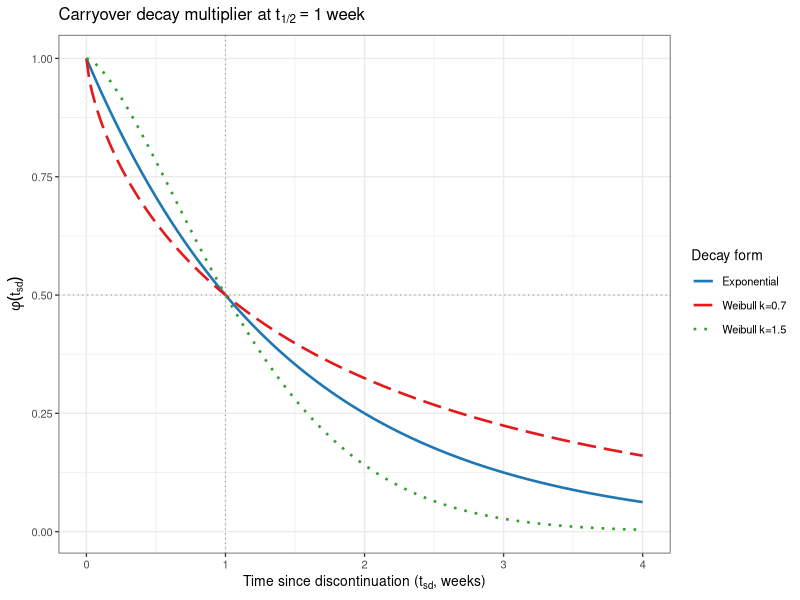

Source code (R):
## analysis/scripts/carryover-sensitivity/20-decay-curve-figure.R
##
## Illustrates the four DGP decay-shape levels used throughout this
## manuscript's Tier 1 grid (exponential; Weibull k = 0.7, 1.0, 1.5)
## as closed-form curves of the carryover multiplier phi(t_sd)
## against time since discontinuation, at the reference half-life
## t1half = 1.0 weeks. No simulation: phi_exp/phi_weib are the exact
## formulas from Section 2.3 (### Exponential decay, ### Weibull
## decay). Writes analysis/figures/02xs-decay-curves.pdf.

suppressPackageStartupMessages({
  library(dplyr)
  library(ggplot2)
})

repo_root <- here::here()
fig_dir <- file.path(repo_root, 'analysis/figures')
dir.create(fig_dir, showWarnings = FALSE, recursive = TRUE)

t1half <- 1.0
t_sd <- seq(0, 4, length.out = 200)

phi_exp <- function(t_sd, t1half) {
  lambda <- log(2) / t1half
  exp(-lambda * t_sd)
}

phi_weib <- function(t_sd, t1half, k) {
  lambda_w <- (log(2))^(1 / k) / t1half
  exp(-(lambda_w * t_sd)^k)
}

curves <- bind_rows(
  tibble(t_sd = t_sd, phi = phi_exp(t_sd, t1half),
        form = 'Exponential'),
  tibble(t_sd = t_sd, phi = phi_weib(t_sd, t1half, 0.7),
        form = 'Weibull k=0.7'),
  tibble(t_sd = t_sd, phi = phi_weib(t_sd, t1half, 1.5),
        form = 'Weibull k=1.5')
) |>
  mutate(form = factor(form,
                       levels = c('Exponential', 'Weibull k=0.7',
                                 'Weibull k=1.5')))

form_colours <- c('Exponential' = '#1f78b4', 'Weibull k=0.7' = '#e31a1c',
                  'Weibull k=1.5' = '#33a02c')
form_linetypes <- c('Exponential' = 'solid', 'Weibull k=0.7' = 'longdash',
                    'Weibull k=1.5' = 'dotted')

p <- ggplot(curves, aes(x = t_sd, y = phi, colour = form, linetype = form)) +
  geom_line(linewidth = 0.9) +
  geom_hline(yintercept = 0.5, linetype = 'dotted', colour = 'grey60',
            linewidth = 0.4) +
  geom_vline(xintercept = t1half, linetype = 'dotted', colour = 'grey60',
            linewidth = 0.4) +
  scale_colour_manual(values = form_colours) +
  scale_linetype_manual(values = form_linetypes) +
  labs(x = expression('Time since discontinuation ('*t[sd]*', weeks)'),
      y = expression(phi(t[sd])),
      colour = 'Decay form', linetype = 'Decay form',
      title = expression('Carryover decay multiplier at'~t['1/2']==1.0~'week')) +
  theme_bw(base_size = 10) +
  theme(legend.position = 'right')

ggsave(file.path(fig_dir, '02xs-decay-curves.pdf'), p, width = 5.4, height = 3.2)

message('Wrote ', file.path(fig_dir, '02xs-decay-curves.pdf'))
